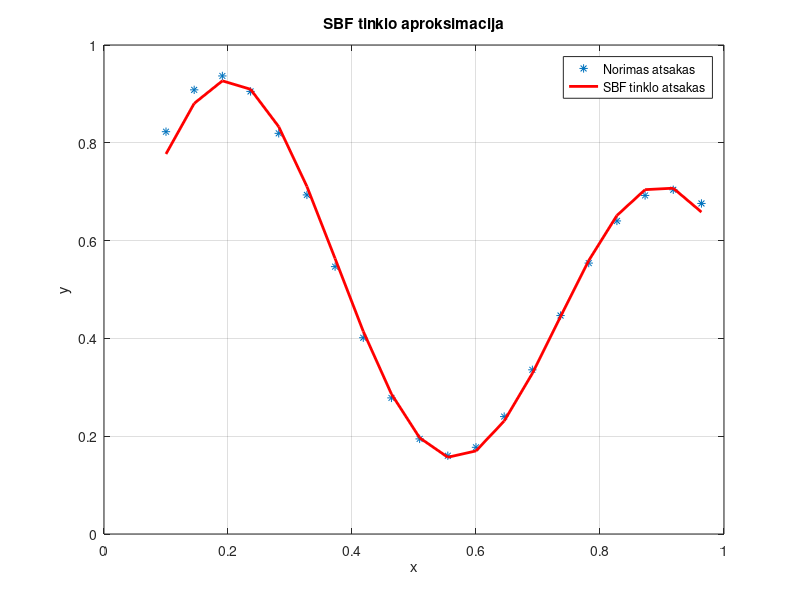

The MATLAB script that drew this image:
%%
clc
clear all
close all

%% Iejimo duomenys

x = 0.1:1/22:1;

% Norimas atsakas
d = ((1 + 0.6*sin(2*pi*x/0.7)) + ...
     0.3*sin(2*pi*x))/2;

%% Pradinis grafikas

figure
plot(x,d,'*');
grid on
xlabel('x');
ylabel('d');
title('Norimas atsakas');

%% =========================================================
% SBF TINKLO INICIALIZAVIMAS
% ==========================================================

% Gauso funkciju centrai
c1 = 0.2;
c2 = 0.9;

% Gauso funkciju spinduliai
r1 = 0.2;
r2 = 0.2;

% Isejimo sluoksnio svoriai
w1 = rand(1);
w2 = rand(1);

% Poslinkis
w0 = rand(1);

% Mokymosi koeficientas
eta = 0.05;

%% =========================================================
% TINKLO MOKYMAS
% ==========================================================

for iter = 1:5000

    for i = 1:length(x)

        %% Gauso bazines funkcijos

        F1 = exp(-(x(i)-c1)^2/(2*r1^2));

        F2 = exp(-(x(i)-c2)^2/(2*r2^2));

        %% Isejimo neuronas

        % Tiesine aktyvacijos funkcija
        y = F1*w1 + F2*w2 + w0;

        %% Klaida

        e = d(i) - y;

        %% Svoriu atnaujinimas

        w1 = w1 + eta * e * F1;

        w2 = w2 + eta * e * F2;

        w0 = w0 + eta * e;

    end

end

%% =========================================================
% TINKLO PATIKRINIMAS PO MOKYMO
% ==========================================================

x_new = 0.1:1/22:1;

Y = zeros(1,length(x_new));

for i = 1:length(x_new)

    %% Gauso funkcijos

    F1 = exp(-(x_new(i)-c1)^2/(2*r1^2));

    F2 = exp(-(x_new(i)-c2)^2/(2*r2^2));

    %% Tinklo atsakas

    Y(i) = F1*w1 + F2*w2 + w0;

end

%% =========================================================
% GALUTINIS GRAFIKAS
% ==========================================================

hold on

plot(x_new,Y,'r','LineWidth',2);

grid on
xlabel('x');
ylabel('y');

title('SBF tinklo aproksimacija');

legend('Norimas atsakas', ...
       'SBF tinklo atsakas');

%% =========================================================
% GALUTINIAI PARAMETRAI
% ==========================================================

fprintf('\nSBF tinklo parametrai:\n\n');

fprintf('c1 = %.4f\n',c1);
fprintf('c2 = %.4f\n',c2);

fprintf('r1 = %.4f\n',r1);
fprintf('r2 = %.4f\n',r2);

fprintf('\nApmokyti svoriai:\n');

fprintf('w1 = %.6f\n',w1);
fprintf('w2 = %.6f\n',w2);
fprintf('w0 = %.6f\n',w0);

%% =========================================================
% VIDUTINE KVADRATINE KLAIDA
% ==========================================================

E = mean((d-Y).^2);

fprintf('\nVidutine kvadratine klaida E = %.8f\n',E);
